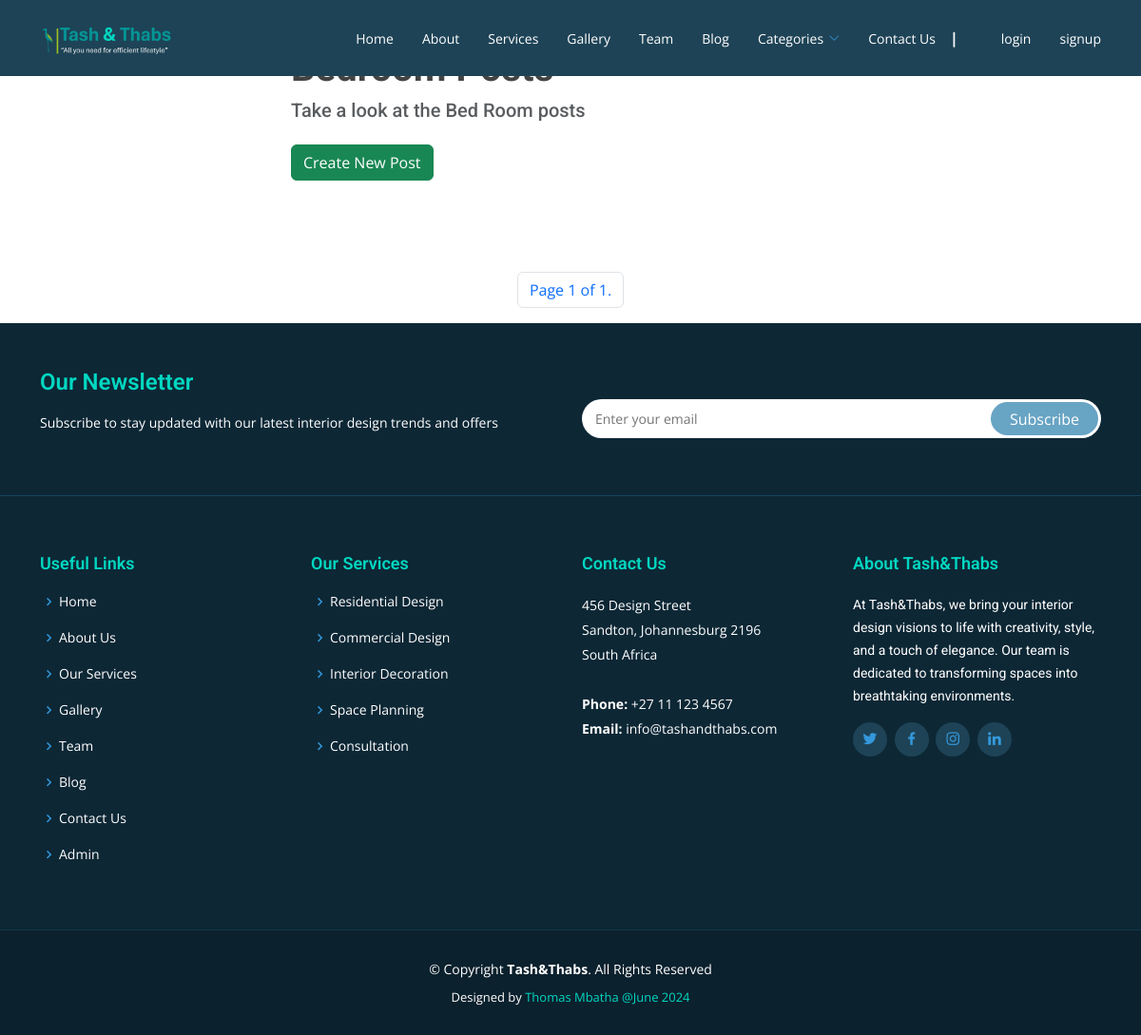
The page /blog/bedroom/ on the database as committed earlier.
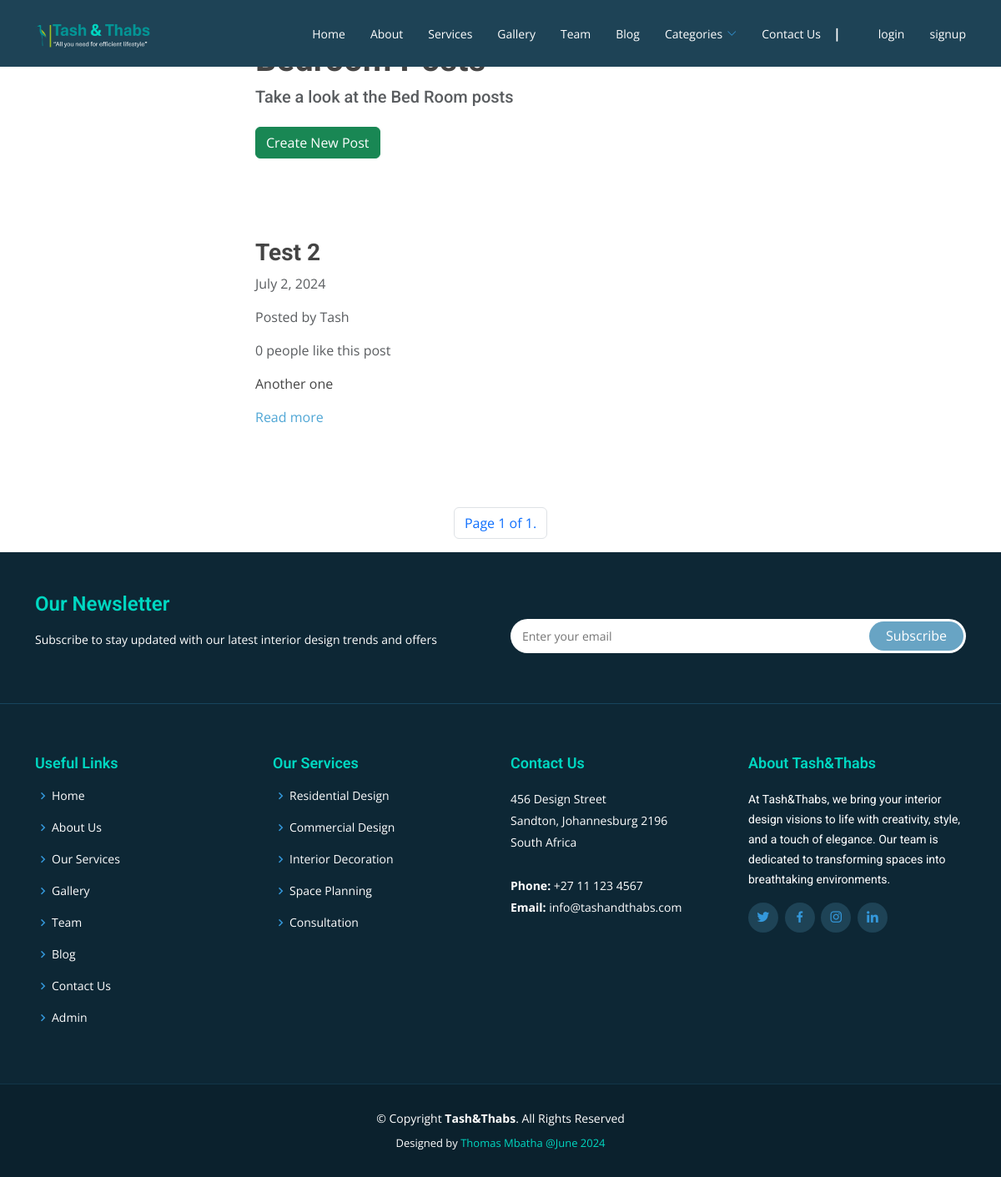
The same page on the database as committed later.
### blog/models.py (models this page shows)
class Article(models.Model):
    title = models.CharField(max_length=255)
    content = HTMLField()
    date = models.DateField(auto_now_add=True)
    author = models.ForeignKey(User, on_delete=models.CASCADE)
    living = models.BooleanField(default=False)
    bedroom = models.BooleanField(default=False)
    kitchen = models.BooleanField(default=False)
    bathroom = models.BooleanField(default=False)
    outdoor = models.BooleanField(default=False)
    office = models.BooleanField(default=False)
    likes = models.ManyToManyField(User, related_name='likes', blank=True)
    image = models.ImageField(upload_to='images/', blank=True, null=True)

### blog/views.py (the view)
# urls.py: path('bedroom/', BedroomPosts.as_view(), name='bedroom'),
class BedroomPosts(ListView):
    model = Article
    queryset = Article.objects.filter(bedroom=True).order_by('-date')
    template_name = 'blog/blog_bedroom.html'
    paginate_by = 4
    def get_context_data(self, **kwargs):
        context = super().get_context_data(**kwargs)
        context['bedroom_count'] = self.get_queryset().count()
        return context

### blog/templates/blog/blog_bedroom.html (shortened to what this page needs)
{% extends "base.html" %}
{% block content %}
    <div class="row">
        <div class="col-md-6 col-12 mx-md-auto mx-3 mt-5 mb-5">
            <h1 class="fw-bolder">Bedroom Posts</h1>
            <h5 class="text-muted">Take a look at the Bed Room posts</h5>
            <a href="{% url 'create_article' %}" class="btn btn-success mt-3">Create New Post</a>
        </div>
    </div>
    {% for object in object_list %}
    <div class="row">
        <div class="col-md-6 col-11 mx-md-auto mx-3 mt-5 mb-5">
            <h3 class="fw-bold">{{ object.title }}</h3>
            <p class="text-muted">{{ object.date }}</p>
            <p class="text-muted">Posted by {{ object.author.username }}</p>
            {% if object.likes.count == 1 %}
                <p class="text-muted">{{ object.likes.count }} person likes this post</p>
            {% else %}
                <p class="text-muted">{{ object.likes.count }} people like this post</p>
            {% endif %}
            <div class="my-3">
                {{ object.content|truncatewords_html:50|safe }}
            </div>
            <a href="{% url 'detail_article' object.id %}">Read more</a>
        </div>
    </div>
    {% endfor %}
    <nav>
        <ul class="pagination">
            <div class="mx-auto d-flex flex-row mt-5">
                <li class="page-item">
                    <a href="#" class="page-link">Page {{ page_obj.number }} of {{ page_obj.paginator.num_pages }}.</a>
                </li>
            </div>
        </ul>
    </nav>
{% endblock %}

Rows that differ between the two databases and show on the page:
added Article: title "Test 2", date "July 2, 2024", author.username "Tash", likes.count "0", content "Another one"
